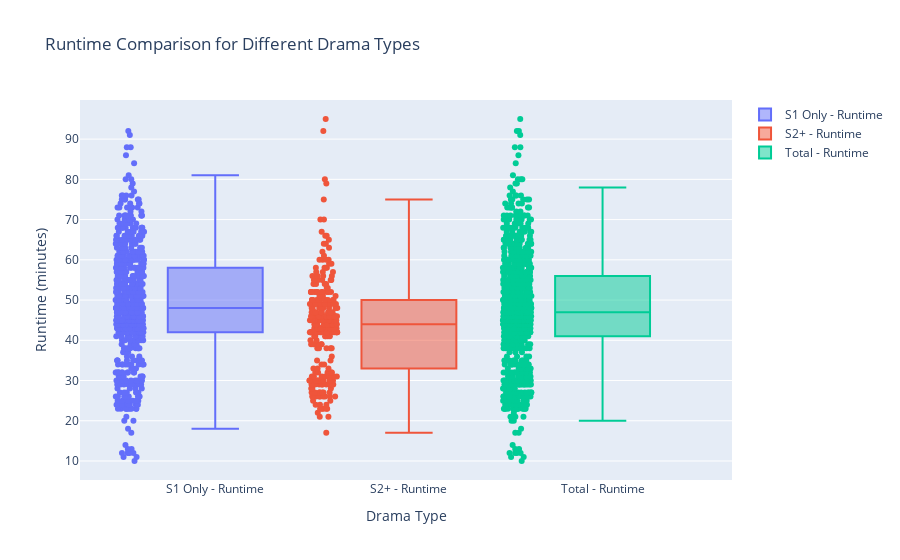

Notebook cell for this chart:
### Markdown cell above
# runtime

### Code cell
# runtime Box Plot 시각화
fig = go.Figure()

# runtime Box Plot
fig.add_trace(go.Box(
    y=df_1['runtime'],
    name='S1 Only - Runtime',
    boxpoints='all',
    jitter=0.3,
    pointpos=-1.8
))

fig.add_trace(go.Box(
    y=df_2['runtime'],
    name='S2+ - Runtime',
    boxpoints='all',
    jitter=0.3,
    pointpos=-1.8
))

fig.add_trace(go.Box(
    y=df['runtime'],
    name='Total - Runtime',
    boxpoints='all',
    jitter=0.3,
    pointpos=-1.8
))

# 레이아웃 설정
fig.update_layout(
    title='Runtime Comparison for Different Drama Types',
    xaxis_title='Drama Type',
    yaxis_title='Runtime (minutes)',
    showlegend=True
)

# runtime 그래프 보여주기
fig.show()

### Figure 1 — Plotly figure (JSON) as saved in the notebook; plotly's stock layout.template omitted (floating-point values rounded to 4 significant figures; data arrays with more than 128 entries replaced by an {"elided": "..."} marker saying what was removed)
{"data": [{"boxpoints": "all", "jitter": 0.3, "name": "S1 Only - Runtime", "pointpos": -1.8, "type": "box", "y": {"elided": "639 int values"}}, {"boxpoints": "all", "jitter": 0.3, "name": "S2+ - Runtime", "pointpos": -1.8, "type": "box", "y": {"elided": "267 int values"}}, {"boxpoints": "all", "jitter": 0.3, "name": "Total - Runtime", "pointpos": -1.8, "type": "box", "y": {"elided": "906 int values"}}], "layout": {"showlegend": true, "title": {"text": "Runtime Comparison for Different Drama Types"}, "xaxis": {"title": {"text": "Drama Type"}}, "yaxis": {"title": {"text": "Runtime (minutes)"}}}}
